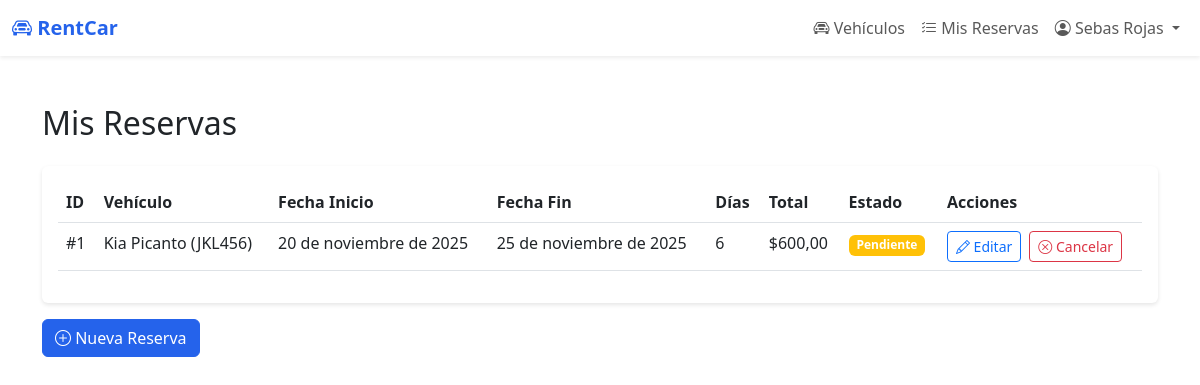
/my-rentals/ (signed in), run on an earlier commit of the app's database.
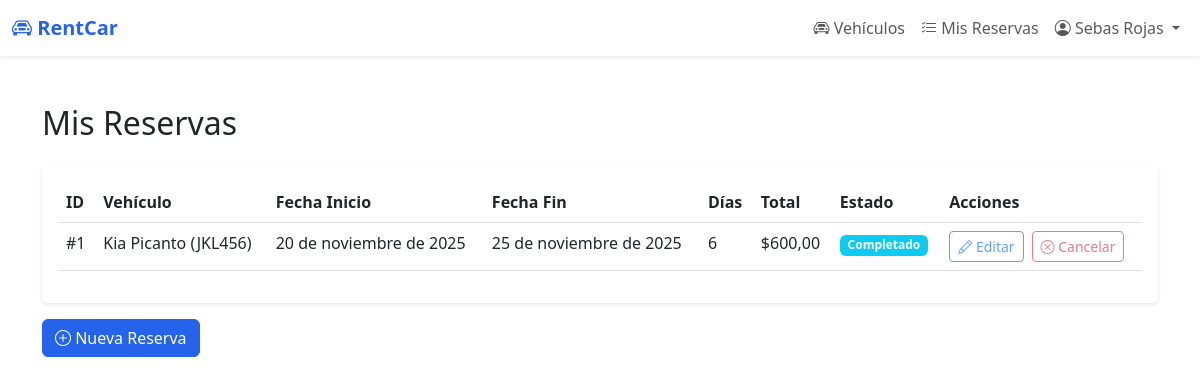
And on a later commit of the database.
### rental/models.py (models this page shows, shortened)
class Rental(models.Model):
    STATUS_CHOICES = [
        ('pendiente', 'Pendiente'),
        ('activo', 'Activo'),
        ('completado', 'Completado'),
        ('cancelado', 'Cancelado'),
    ]
    client = models.ForeignKey(User, on_delete=models.PROTECT, related_name='rentals', verbose_name="Cliente")
    vehicle = models.ForeignKey(Vehicle, on_delete=models.PROTECT, related_name='rentals', verbose_name="Vehículo")
    start_date = models.DateField(verbose_name="Fecha de Inicio")
    end_date = models.DateField(verbose_name="Fecha de Devolución")
    days = models.IntegerField(verbose_name="Días")
    daily_rate = models.DecimalField(max_digits=10, decimal_places=2, verbose_name="Tarifa Diaria")
    total_amount = models.DecimalField(max_digits=10, decimal_places=2, verbose_name="Monto Total")
    status = models.CharField(max_length=20, choices=STATUS_CHOICES, default='pendiente', verbose_name="Estado")
    notes = models.TextField(blank=True, verbose_name="Notas")
    created_at = models.DateTimeField(auto_now_add=True)
    updated_at = models.DateTimeField(auto_now=True)
    class Meta:
        verbose_name = "Alquiler"
        verbose_name_plural = "Alquileres"
        ordering = ['-created_at']

class Vehicle(models.Model):
    TRANSMISSION_CHOICES = [
        ('manual', 'Manual'),
        ('automatica', 'Automática'),
    ]
    STATUS_CHOICES = [
        ('disponible', 'Disponible'),
        ('alquilado', 'Alquilado'),
        ('mantenimiento', 'En Mantenimiento'),
    ]
    license_plate = models.CharField(max_length=20, unique=True, verbose_name="Placa")
    brand = models.CharField(max_length=100, verbose_name="Marca")
    model = models.CharField(max_length=100, verbose_name="Modelo")
    year = models.IntegerField(verbose_name="Año")
    category = models.ForeignKey(Category, on_delete=models.PROTECT, verbose_name="Categoría")
    transmission = models.CharField(max_length=20, choices=TRANSMISSION_CHOICES, verbose_name="Transmisión")
    daily_rate = models.DecimalField(max_digits=10, decimal_places=2, verbose_name="Tarifa Diaria")
    capacity = models.IntegerField(verbose_name="Capacidad de Pasajeros")
    status = models.CharField(max_length=20, choices=STATUS_CHOICES, default='disponible', verbose_name="Estado")
    image = models.ImageField(upload_to='vehicles/', blank=True, null=True, verbose_name="Imagen")
    description = models.TextField(blank=True, verbose_name="Descripción")
    created_at = models.DateTimeField(auto_now_add=True)
    updated_at = models.DateTimeField(auto_now=True)
    class Meta:
        verbose_name = "Vehículo"
        verbose_name_plural = "Vehículos"
        ordering = ['-created_at']
    def __str__(self):
        return f"{self.brand} {self.model} ({self.license_plate})"

### rental/views.py (the view)
# urls.py: path('my-rentals/', views.my_rentals, name='my_rentals'),
@login_required
def my_rentals(request):
    rentals = Rental.objects.filter(client=request.user).order_by('-created_at')
    context = {'rentals': rentals}
    return render(request, 'rental/my_rentals.html', context)

### templates/rental/my_rentals.html (shortened to what this page needs)
{% extends 'base.html' %}
{% block content %}
<div class="container my-5">
    <h2 class="mb-4">Mis Reservas</h2>
    <div class="card">
        <div class="card-body">
            <div class="table-responsive">
                <table class="table">
                    <thead>
                        <tr>
                            <th>ID</th>
                            <th>Vehículo</th>
                            <th>Fecha Inicio</th>
                            <th>Fecha Fin</th>
                            <th>Días</th>
                            <th>Total</th>
                            <th>Estado</th>
                            <th>Acciones</th>
                        </tr>
                    </thead>
                    <tbody>
                        {% for rental in rentals %}
                        <tr>
                            <td>#{{ rental.id }}</td>
                            <td>{{ rental.vehicle }}</td>
                            <td>{{ rental.start_date }}</td>
                            <td>{{ rental.end_date }}</td>
                            <td>{{ rental.days }}</td>
                            <td>${{ rental.total_amount }}</td>
                            <td>
                                <span class="badge bg-{% if rental.status == 'activo' %}success{% elif rental.status == 'pendiente' %}warning{% elif rental.status == 'completado' %}info{% else %}secondary{% endif %}">
                                    {{ rental.get_status_display }}
                                </span>
                            </td>
                            <td>
                                <div class="d-flex gap-2">
                                    <a href="{% url 'rental_edit_user' rental.pk %}" class="btn btn-sm btn-outline-primary {% if rental.status != 'pendiente' %}disabled{% endif %}">
                                        <i class="bi bi-pencil"></i> Editar
                                    </a>
                                    <form method="post" action="{% url 'rental_cancel_user' rental.pk %}">
                                        <button type="submit" class="btn btn-sm btn-outline-danger" {% if rental.status == 'cancelado' or rental.status == 'completado' %}disabled{% endif %}>
                                            <i class="bi bi-x-circle"></i> Cancelar
                                        </button>
                                    </form>
                                </div>
                            </td>
                        </tr>
                        {% empty %}
                        <tr>
                            <td colspan="8" class="text-center">No tienes reservas aún.</td>
                        </tr>
                        {% endfor %}
                    </tbody>
                </table>
            </div>
        </div>
    </div>
    <div class="mt-3">
        <a href="{% url 'vehicles_list' %}" class="btn btn-primary">
            <i class="bi bi-plus-circle"></i> Nueva Reserva
        </a>
    </div>
</div>
{% endblock %}

What changed in the data, as far as the page shows it:
changed Rental "Kia Picanto (JKL456)": status "Pendiente" → "Completado"
